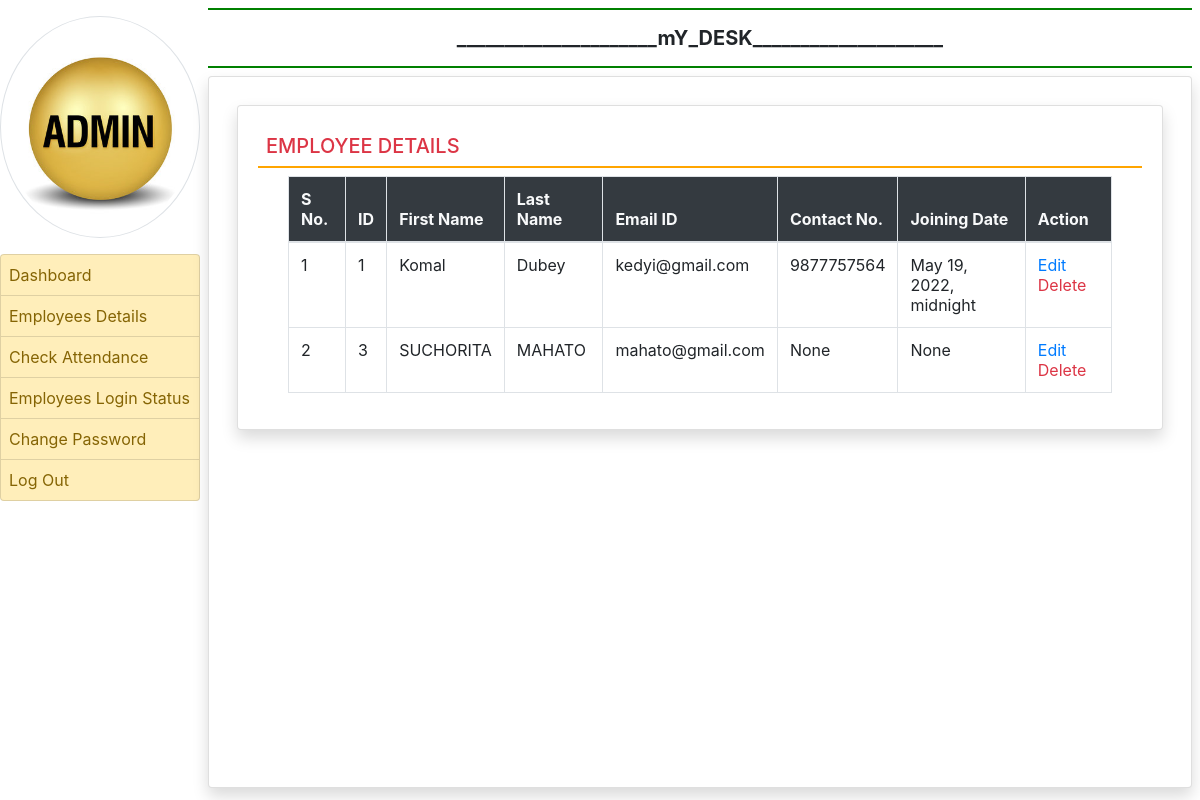
The page /emp_detail/ (signed in) on the database as committed earlier.
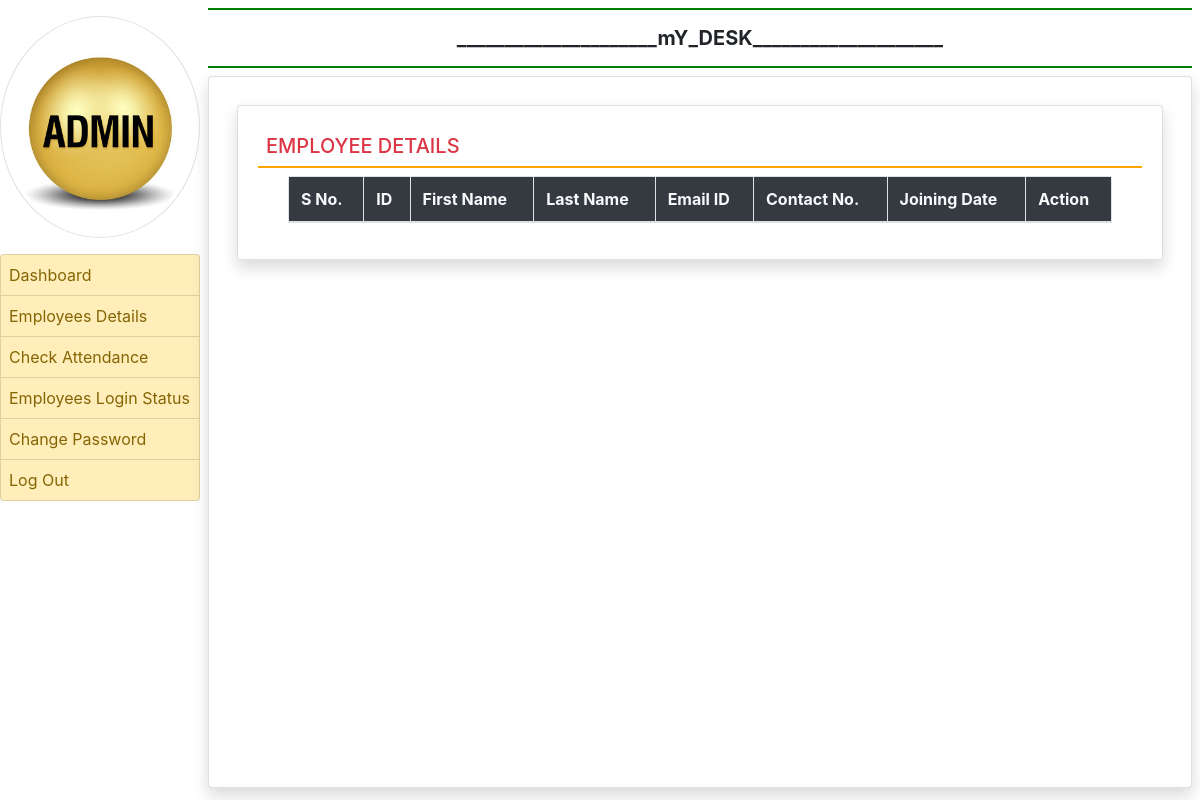
The same page on the database as committed later.
### Dashboard/models.py (models this page shows, shortened)
class UserProfile(models.Model):
    user = models.ForeignKey(User,on_delete=models.CASCADE)
    empdept = models.CharField(max_length=100, null=True)
    designation = models.CharField(max_length=100, null=True)
    contact = models.CharField(max_length=15,null=True)
    gender = models.CharField(max_length=50,null=True)
    joiningdate = models.DateTimeField(null=True)
    face_id = models.IntegerField(primary_key=True)

### Dashboard/views.py (the view)
# urls.py: path('emp_detail/', emp_detail, name='emp_detail'),
def emp_detail(request):
    if not request.user.is_authenticated:
        return redirect('admin_login')
    employee = UserProfile.objects.all()
    return render(request,'emp_detail.html',locals())

### Dashboard/templates/emp_detail.html
{% extends 'admin_common.html' %}
{% block main %}
<div class="card shadow m-2">
    <div class="card-body">
        <h5 class="p-2 text-danger" style="border-bottom: 2px solid orange">EMPLOYEE DETAILS</h5>
      <div class="container-fluid">
        <div class="container-fluid">
            <table class="table table-bordered table-hover" id="example">
                <thead class="text-light bg-dark">
                <tr>
                    <th>S No.</th>
                    <th>ID </th>
                    <th>First Name</th>
                    <th>Last Name</th>
                    <th>Email ID</th>
                    <th>Contact No.</th>
                    <th>Joining Date</th>
                    <th>Action</th>
                </tr>
                </thead>
                <tbody>
                {% for i in employee %}
                <tr>
                    <td>{{forloop.counter}}</td>
                    <td>{{i.face_id}}</td>
                    <td>{{i.user.first_name}}</td>
                    <td>{{i.user.last_name}}</td>
                    <td>{{i.user.username}}</td>
                    <td>{{i.contact}}</td>
                    <td>{{i.joiningdate}}</td>
                    <td>
                        <a href="{% url 'edit_profile' i.face_id %}" class="text-primary">Edit</a>
                        <a href="{% url 'delete_employee' i.user.id %}" class="text-danger">Delete</a>
                    </td>
                </tr>
                {% endfor %}
                </tbody>
            </table>
        </div>
      </div>
    </div>
</div>
{% endblock %}

### Dashboard/templates/admin_common.html (shortened to what this page needs)
{% load static %}
<html>
<head>
  <link rel="stylesheet" href="https://cdn.jsdelivr.net/npm/bootstrap@4.6.1/dist/css/bootstrap.min.css">
<link rel="stylesheet" href="https://use.fontawesome.com/releases/v5.7.0/css/all.css">
    <link rel="stylesheet" href="https://cdn.datatables.net/1.12.0/css/jquery.dataTables.min.css">
    <link rel="stylesheet" href="https://cdn.datatables.net/buttons/2.2.3/css/buttons.dataTables.min.css">
</head>
<body>
<div class="container-fluid">
    <div class="row">
        <div class="col-sm-2 p-0">
           <center><img src="{% static 'images/admin1.jpg' %}" width="200" height="200" class="img-thumbnail rounded-circle my-3"></center>
            <div class="list-group">
                <a href="{% url 'admin_dashboard' %}" class="list-group-item list-group-item-warning list-item-action {% if request.path == '/admin_dashboard' %} active {% endif %}">Dashboard </a>
                <a href="{% url 'emp_detail' %}" class="list-group-item list-group-item-warning list-item-action {% if request.path == '/all_employee' %} active {% endif %}">Employees Details</a>
                <a href="{% url 'attendance' %}" class="list-group-item list-group-item-warning list-item-action {% if request.path == '/admin_dashboard' %} active {% endif %}">Check Attendance </a>
                <a href="{% url 'employee_track' %}" class="list-group-item list-group-item-warning list-item-action {% if request.path == '/all_employee' %} active {% endif %}">Employees Login Status</a>
                <a href="{% url 'password_change_admin' %}" class="list-group-item list-group-item-warning list-item-action {% if request.path == '/change_password' %} active {% endif %}">Change Password</a>
                <a href="{% url 'Logout' %}" class="list-group-item list-group-item-warning list-item-action">Log Out</a>
            </div>
        </div>
        <div class="col-sm-10 p-0">
            <div class="container-fluid p-2">
                <h5 class="text-center p-3 font-weight-bold" style="border-bottom: 2px solid green; border-top: 2px solid green">_____________________mY_DESK____________________</h5>
            <div class="card shadow" style="min-height : 89vh">
                <div class="card-body">
                    {% block main %}
                    {% endblock %}
                </div>
            </div>
            </div>
        </div>
    </div>
</div>
</body>
</html>

### Dashboard/templates/admin_common.html (style rules this page uses)
.list-group-item { padding: 8px !important; }

Rows that differ between the two databases and show on the page:
removed UserProfile: face_id "1", user.first_name "Komal", user.last_name "Dubey", user.username "kedyi@gmail.com", contact "9877757564", joiningdate "May 19, 2022, midnight"
removed UserProfile: face_id "3", user.first_name "SUCHORITA", user.last_name "MAHATO", user.username "mahato@gmail.com", contact "None", joiningdate "None"
